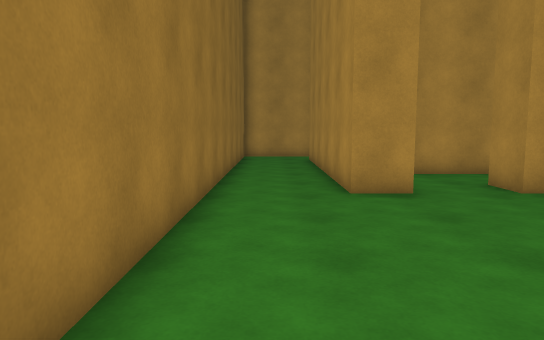
View 1 (above)

24 first-person views from a walk through a scene from a Unity 3-D project. The camera is 1.4 m above the floor, tilts 6° down and sees 70° across. The floor is counted in squares, 1 m on a side. Each view is taken from the middle of a square. On the plan, view 1 faces up. The plan holds only what a view shows up to about 16 squares ahead; the rest is blank. The place goes on beyond the plan. The player is left out.

View 2
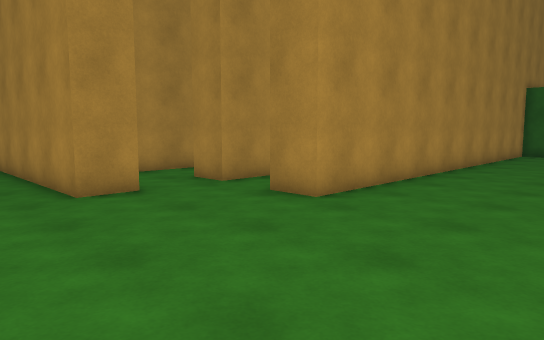

View 3
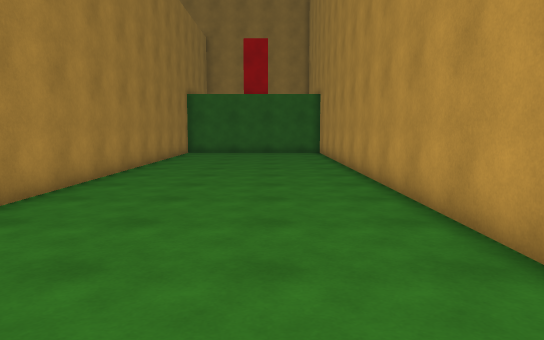

View 4
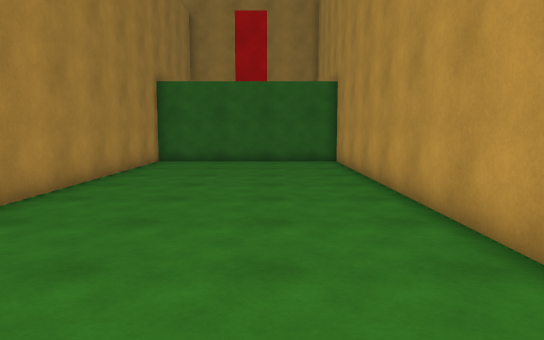

View 5
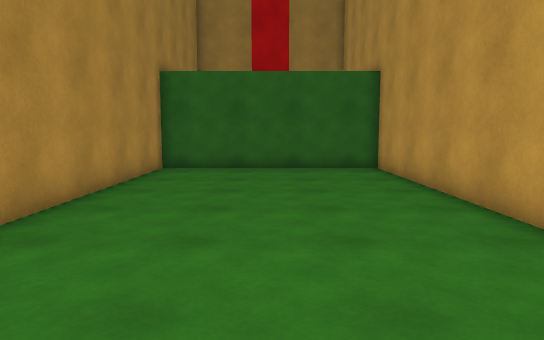

View 6
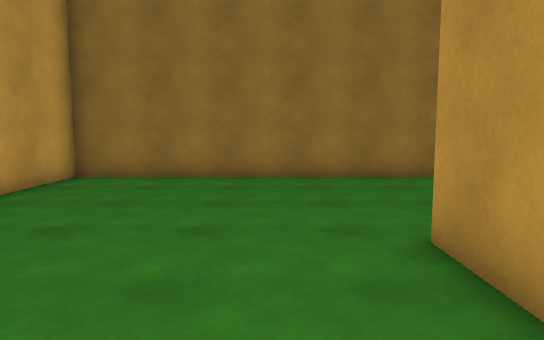

View 7
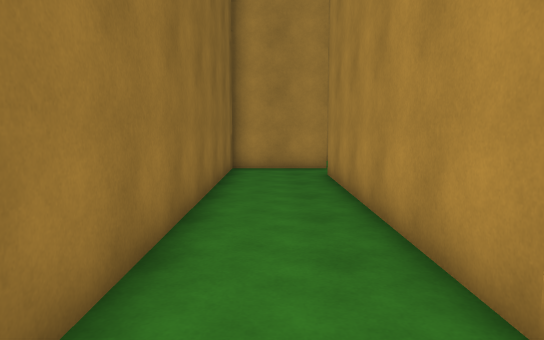

View 8
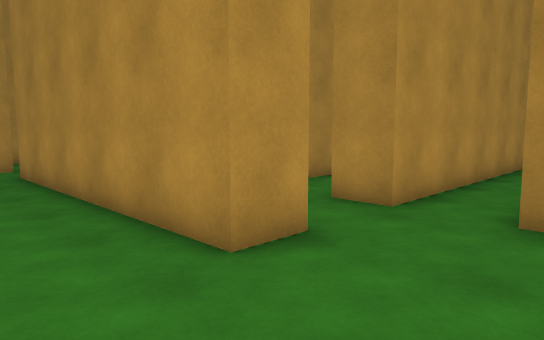

View 9
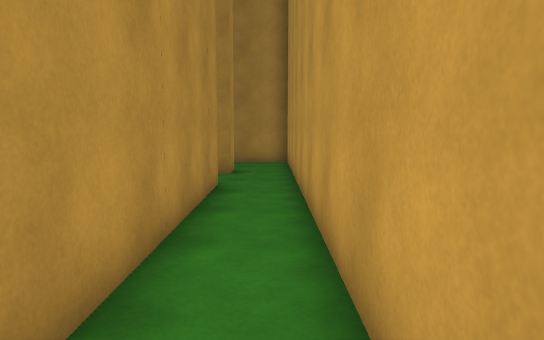

View 10
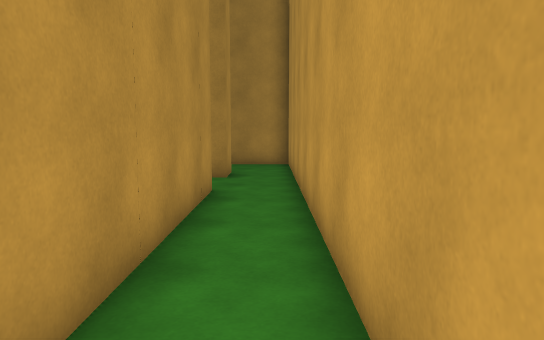

View 11
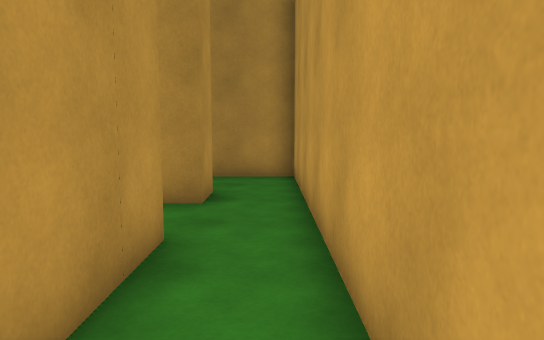

View 12
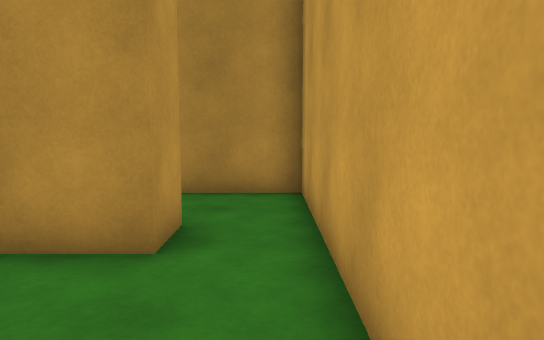

View 13
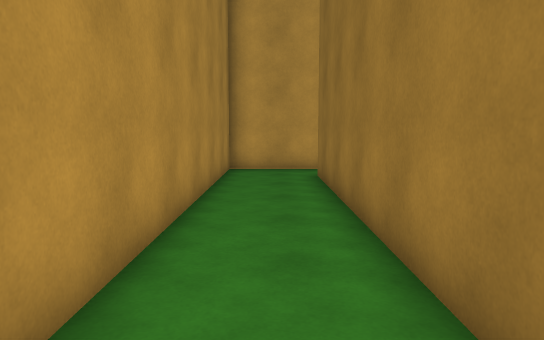

View 14
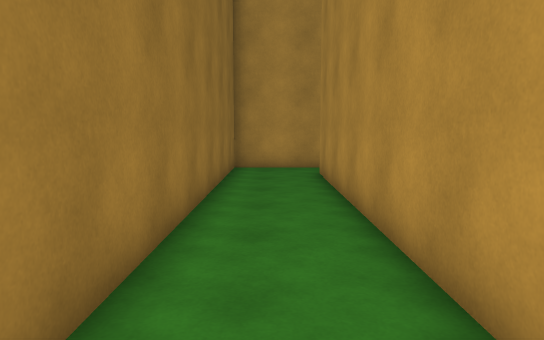

View 15
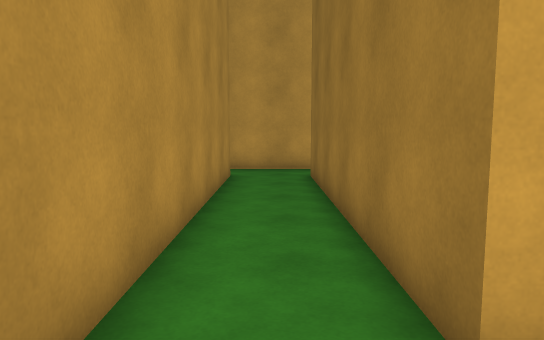

View 16
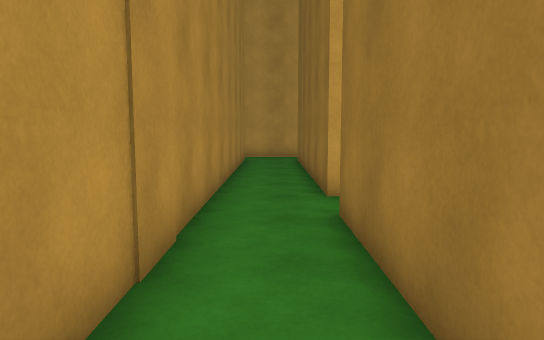

View 17
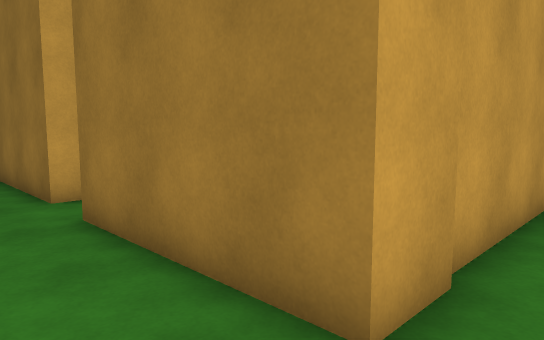

View 18
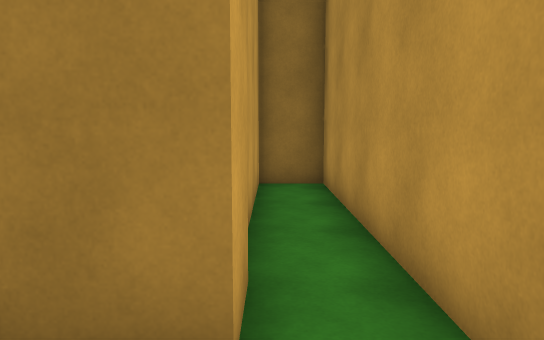

View 19
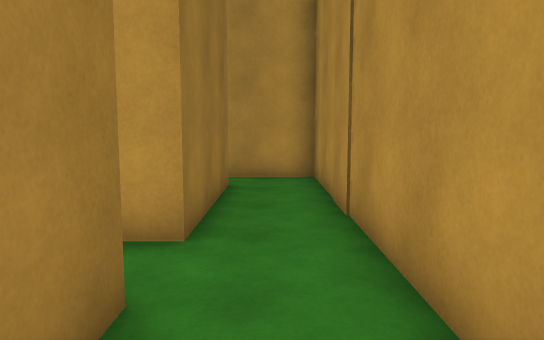

View 20
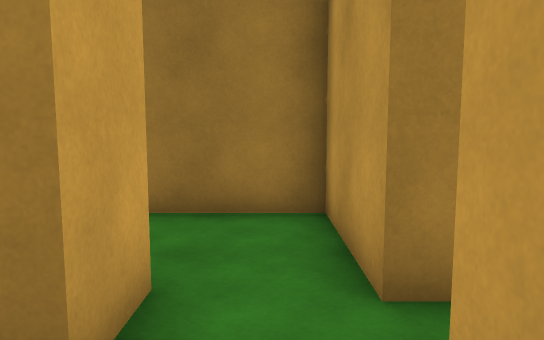

View 21
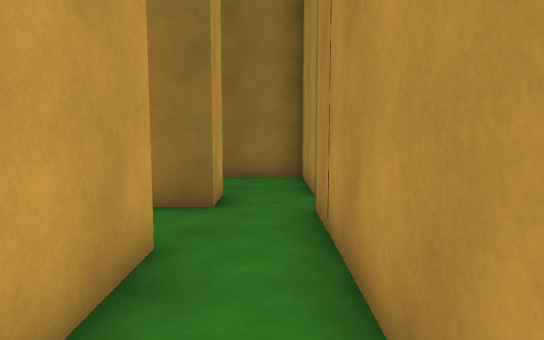

View 22
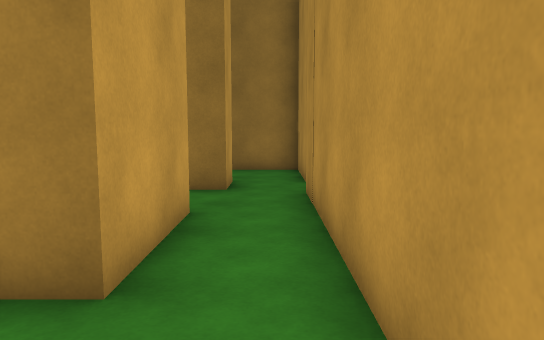

View 23
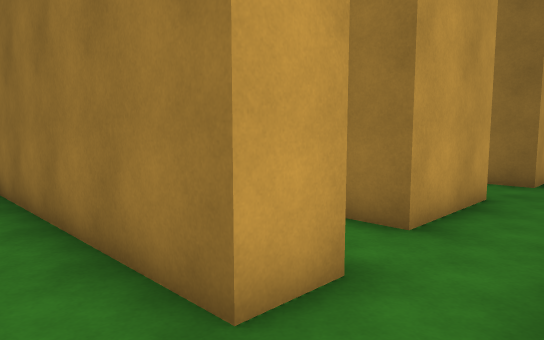

View 24
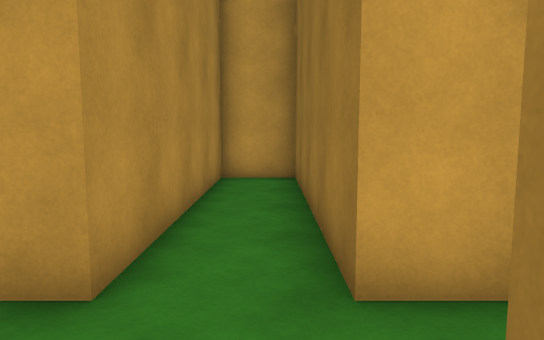

### Floor plan
Points are (right, up) in squares from view 1. A wall is a line through its corners. A room is listed if a view was taken in it or the views show most of it. See-through windows are left out.
Room 1 (views 1, 2, 3, 4, 5, 6, 7, 8, 9, 10, 11, 12, 15, 16, 17, 18, 19)
walls: (6.9, 6.3) (19.5, 6.3); (3.1, 8.4) (1.7, 8.4) (1.7, 17.9); (19.6, 8.4) (18.3, 8.4) (18.3, 26.3) (8, 26.3) (8, 24.6); (14.5, 17.9) (15.9, 17.9) (15.9, 8.4) (5.5, 8.4) (5.5, 9.8); (2, 19.8) (-1.4, 19.8) (-1.4, -2.8) (22, -2.8) (22, 5) (5.3, 5) (5.3, 6.4); (10, 24.8) (14.2, 24.8); (14.5, 24.8) (15.9, 24.8) (15.9, 19.8) (15.1, 19.8)
ways out: opening at (19, 7.5) to room 2; opening at (2, 19) to room 3; opening at (15.5, 19) to room 4; opening at (4.5, 9)
Room 2 (views 13, 14)
walls: (22.9, 21.2) (19.6, 21.2) (19.6, 8.4); (19.5, 6.3) (22.5, 6.3) (22.5, 19.4)
ways out: opening at (19, 7.5) to room 1; opening at (22, 20)
Room 3 (views 20, 21)
walls: (5.5, 17.6) (8.9, 17.6); (2, 20.5) (2, 19.8); (1.7, 17.9) (3.1, 17.9); (11, 19.8) (3.4, 19.8)
ways out: opening at (2, 19) to room 1; opening at (11.5, 19) to room 4; opening at (3, 20.5); opening at (4.5, 17); opening at (9.5, 17)
Room 4 (views 22, 23, 24)
walls: (10.9, 17.9) (12.3, 17.9) (12.3, 9.7) (14.5, 9.7) (14.5, 17.9)
ways out: opening at (15.5, 19) to room 1; opening at (11.5, 19) to room 3; opening at (13.5, 20.5)

Positions as (right, up) in squares from view 1, and headings:
1: (0, 0), facing up
2: (-1, 0), facing up-right
3: (-1, 0), facing right
4: (5, 0), facing right
5: (8, 1), facing right
6: (10, 3), facing left
7: (0, 6), facing up
8: (-1, 5), facing up-right
9: (6, 7), facing right
10: (7, 7), facing right
11: (11, 7), facing right
12: (14, 7), facing right
13: (21, 20), facing down
14: (21, 7), facing up
15: (17, 20), facing down
16: (17, 26), facing down
17: (18, 26), facing down-left
18: (18, 25), facing left
19: (17, 15), facing up
20: (5, 19), facing left
21: (10, 19), facing left
22: (12, 19), facing left
23: (14, 20), facing down-left
24: (13, 21), facing down
